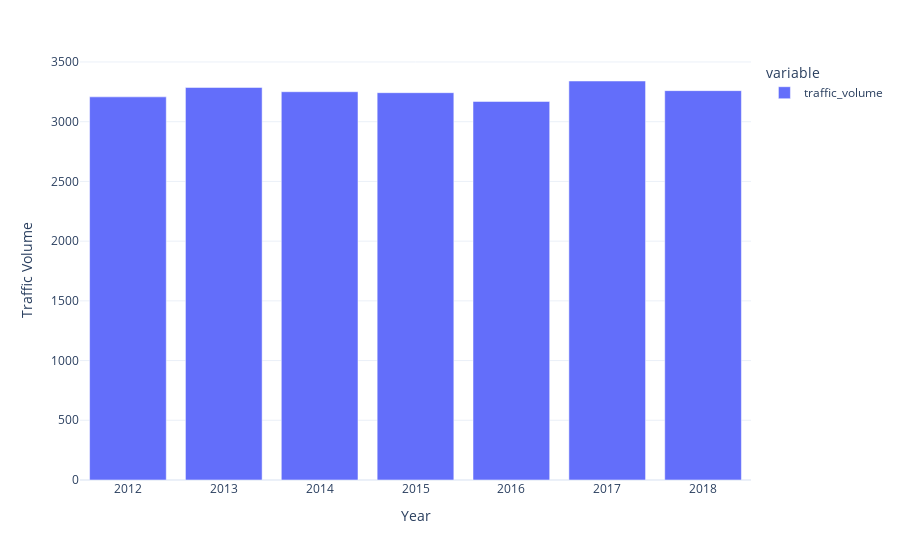

This figure's notebook cell:
### Code cell
fig = px.bar(df.groupby('year').traffic_volume.mean())
fig.update_layout(yaxis_title='Traffic Volume', xaxis_title='Year')
fig.show()

### Figure 1 — Plotly figure (JSON) as saved in the notebook; plotly's stock layout.template omitted (floating-point values rounded to 4 significant figures)
{"data": [{"alignmentgroup": "True", "hovertemplate": "variable=traffic_volume<br>year=%{x}<br>value=%{y}<extra></extra>", "legendgroup": "traffic_volume", "marker": {"color": "#636efa", "pattern": {"shape": ""}}, "name": "traffic_volume", "offsetgroup": "traffic_volume", "orientation": "v", "showlegend": true, "textposition": "auto", "x": [2012, 2013, 2014, 2015, 2016, 2017, 2018], "xaxis": "x", "y": [3208.0, 3287.0, 3251.0, 3243.0, 3169.0, 3341.0, 3260.0], "yaxis": "y", "type": "bar"}], "layout": {"xaxis": {"anchor": "y", "domain": [0.0, 1.0], "title": {"text": "Year"}}, "yaxis": {"anchor": "x", "domain": [0.0, 1.0], "title": {"text": "Traffic Volume"}}, "legend": {"title": {"text": "variable"}, "tracegroupgap": 0}, "margin": {"t": 60}, "barmode": "relative"}}
